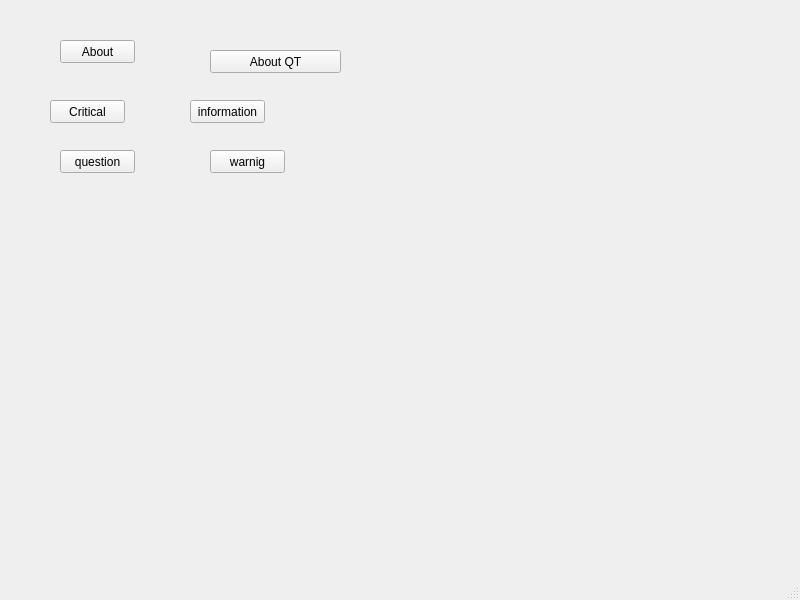
<?xml version="1.0" encoding="UTF-8"?>
<ui version="4.0">
 <class>MainWindow</class>
 <widget class="QMainWindow" name="MainWindow">
  <property name="geometry">
   <rect>
    <x>0</x>
    <y>0</y>
    <width>800</width>
    <height>600</height>
   </rect>
  </property>
  <property name="windowTitle">
   <string>MainWindow</string>
  </property>
  <widget class="QWidget" name="centralwidget">
   <widget class="QPushButton" name="pushButton">
    <property name="geometry">
     <rect>
      <x>60</x>
      <y>40</y>
      <width>75</width>
      <height>23</height>
     </rect>
    </property>
    <property name="text">
     <string>About</string>
    </property>
   </widget>
   <widget class="QPushButton" name="pushButton_2">
    <property name="geometry">
     <rect>
      <x>210</x>
      <y>50</y>
      <width>131</width>
      <height>23</height>
     </rect>
    </property>
    <property name="text">
     <string>About QT</string>
    </property>
   </widget>
   <widget class="QPushButton" name="pushButton_3">
    <property name="geometry">
     <rect>
      <x>50</x>
      <y>100</y>
      <width>75</width>
      <height>23</height>
     </rect>
    </property>
    <property name="text">
     <string>Critical</string>
    </property>
   </widget>
   <widget class="QPushButton" name="pushButton_4">
    <property name="geometry">
     <rect>
      <x>190</x>
      <y>100</y>
      <width>75</width>
      <height>23</height>
     </rect>
    </property>
    <property name="text">
     <string>information</string>
    </property>
   </widget>
   <widget class="QPushButton" name="pushButton_5">
    <property name="geometry">
     <rect>
      <x>60</x>
      <y>150</y>
      <width>75</width>
      <height>23</height>
     </rect>
    </property>
    <property name="text">
     <string>question</string>
    </property>
   </widget>
   <widget class="QPushButton" name="pushButton_6">
    <property name="geometry">
     <rect>
      <x>210</x>
      <y>150</y>
      <width>75</width>
      <height>23</height>
     </rect>
    </property>
    <property name="text">
     <string>warnig</string>
    </property>
   </widget>
  </widget>
  <widget class="QMenuBar" name="menubar">
   <property name="geometry">
    <rect>
     <x>0</x>
     <y>0</y>
     <width>800</width>
     <height>21</height>
    </rect>
   </property>
  </widget>
  <widget class="QStatusBar" name="statusbar"/>
 </widget>
 <resources/>
 <connections/>
</ui>
